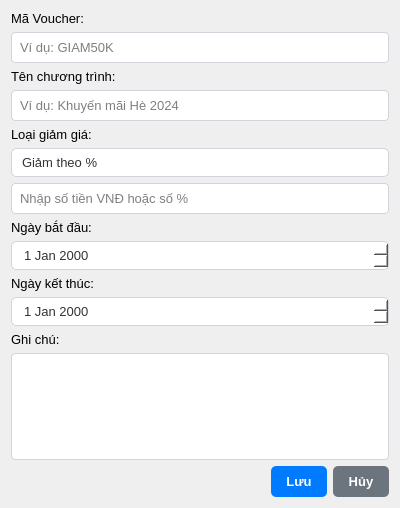
<?xml version="1.0" encoding="UTF-8"?>
<ui version="4.0">
 <class>Form</class>
 <widget class="QWidget" name="Form">
  <property name="geometry">
   <rect>
    <x>0</x>
    <y>0</y>
    <width>400</width>
    <height>508</height>
   </rect>
  </property>
  <property name="font">
   <font>
    <family>Segoe UI</family>
    <pointsize>10</pointsize>
   </font>
  </property>
  <property name="windowTitle">
   <string>Thêm/ Sửa Voucher</string>
  </property>
  <property name="styleSheet">
   <string notr="true"/>
  </property>
  <layout class="QVBoxLayout" name="verticalLayout">
   <item>
    <widget class="QLabel" name="label">
     <property name="font">
      <font>
       <family>Segoe UI</family>
       <pointsize>10</pointsize>
      </font>
     </property>
     <property name="text">
      <string>Mã Voucher:</string>
     </property>
    </widget>
   </item>
   <item>
    <widget class="QLineEdit" name="txt_ma_voucher">
     <property name="font">
      <font>
       <family>Segoe UI</family>
       <pointsize>10</pointsize>
      </font>
     </property>
     <property name="styleSheet">
      <string notr="true">QLineEdit, QTextEdit {
    border: 1px solid #ced4da;
    border-radius: 4px;
    padding: 6px;
    background-color: #ffffff;
    selection-background-color: #007bff;
}
QLineEdit:focus, QTextEdit:focus {
    border: 1px solid #80bdff; /* Đổi viền sang màu xanh khi đang gõ chữ */
}</string>
     </property>
     <property name="placeholderText">
      <string>Ví dụ: GIAM50K</string>
     </property>
    </widget>
   </item>
   <item>
    <widget class="QLabel" name="label_2">
     <property name="font">
      <font>
       <family>Segoe UI</family>
       <pointsize>10</pointsize>
      </font>
     </property>
     <property name="text">
      <string>Tên chương trình:</string>
     </property>
    </widget>
   </item>
   <item>
    <widget class="QLineEdit" name="txt_ten_voucher">
     <property name="font">
      <font>
       <family>Segoe UI</family>
       <pointsize>10</pointsize>
      </font>
     </property>
     <property name="styleSheet">
      <string notr="true">QLineEdit, QTextEdit {
    border: 1px solid #ced4da;
    border-radius: 4px;
    padding: 6px;
    background-color: #ffffff;
    selection-background-color: #007bff;
}
QLineEdit:focus, QTextEdit:focus {
    border: 1px solid #80bdff; /* Đổi viền sang màu xanh khi đang gõ chữ */
}</string>
     </property>
     <property name="text">
      <string/>
     </property>
     <property name="placeholderText">
      <string>Ví dụ: Khuyến mãi Hè 2024</string>
     </property>
    </widget>
   </item>
   <item>
    <widget class="QLabel" name="label_3">
     <property name="font">
      <font>
       <family>Segoe UI</family>
       <pointsize>10</pointsize>
      </font>
     </property>
     <property name="text">
      <string>Loại giảm giá:</string>
     </property>
    </widget>
   </item>
   <item>
    <widget class="QComboBox" name="cmb_loai_khuyenmai">
     <property name="font">
      <font>
       <family>Segoe UI</family>
       <pointsize>10</pointsize>
      </font>
     </property>
     <property name="styleSheet">
      <string notr="true">QComboBox {
    border: 1px solid #ced4da; /* Viền xám nhạt */
    border-radius: 5px;        /* Bo tròn 5px */
    padding: 5px 10px;         /* Khoảng cách chữ bên trong */
    background-color: white;   /* Nền trắng */
    color: #333333;            /* Chữ màu xám đen */
}

/* Tùy chỉnh cái nút mũi tên xổ xuống */
QComboBox::drop-down {
    border: none;
    width: 30px; /* Mở rộng chiều ngang một chút cho dễ bấm */
}

/* Chèn icon mũi tên màu đen */
/* Chèn icon mũi tên màu đen */
QComboBox::down-arrow {
    image: url(&quot;C:/Users/LENOVO/OneDrive/Documents/xaydungphanmemquanlydichvuchamsocxeoto/assets/icons/muiten.png&quot;); 
    width: 12px;  
    height: 12px;
}

/* Hiệu ứng khi mũi tên xổ xuống (tùy chọn) */
QComboBox::down-arrow:on {
    top: 1px; /* Đẩy mũi tên xuống 1px khi click tạo cảm giác chân thực */
}</string>
     </property>
     <item>
      <property name="text">
       <string>Giảm theo %</string>
      </property>
     </item>
     <item>
      <property name="text">
       <string>Giảm theo số tiền (VNĐ)</string>
      </property>
     </item>
    </widget>
   </item>
   <item>
    <widget class="QLineEdit" name="txt_gia_tri">
     <property name="font">
      <font>
       <family>Segoe UI</family>
       <pointsize>10</pointsize>
      </font>
     </property>
     <property name="styleSheet">
      <string notr="true">QLineEdit, QTextEdit {
    border: 1px solid #ced4da;
    border-radius: 4px;
    padding: 6px;
    background-color: #ffffff;
    selection-background-color: #007bff;
}
QLineEdit:focus, QTextEdit:focus {
    border: 1px solid #80bdff; /* Đổi viền sang màu xanh khi đang gõ chữ */
}</string>
     </property>
     <property name="placeholderText">
      <string>Nhập số tiền VNĐ hoặc số %</string>
     </property>
    </widget>
   </item>
   <item>
    <widget class="QLabel" name="label_4">
     <property name="font">
      <font>
       <family>Segoe UI</family>
       <pointsize>10</pointsize>
      </font>
     </property>
     <property name="text">
      <string>Ngày bắt đầu:</string>
     </property>
    </widget>
   </item>
   <item>
    <widget class="QDateEdit" name="dat_ngay_bd">
     <property name="font">
      <font>
       <family>Segoe UI</family>
       <pointsize>10</pointsize>
      </font>
     </property>
     <property name="styleSheet">
      <string notr="true">QDateEdit {
    border: 1px solid #ced4da; /* Viền xám nhạt */
    border-radius: 5px;        /* Bo tròn 5px */
    padding: 5px 10px;         /* Khoảng cách chữ bên trong */
    background-color: white;   /* Nền trắng */
    color: #333333;            /* Chữ màu xám đen */
}
</string>
     </property>
    </widget>
   </item>
   <item>
    <widget class="QLabel" name="label_5">
     <property name="font">
      <font>
       <family>Segoe UI</family>
       <pointsize>10</pointsize>
      </font>
     </property>
     <property name="text">
      <string>Ngày kết thúc:</string>
     </property>
    </widget>
   </item>
   <item>
    <widget class="QDateEdit" name="dat_ngay_kt">
     <property name="font">
      <font>
       <family>Segoe UI</family>
       <pointsize>10</pointsize>
      </font>
     </property>
     <property name="styleSheet">
      <string notr="true">QDateEdit {
    border: 1px solid #ced4da; /* Viền xám nhạt */
    border-radius: 5px;        /* Bo tròn 5px */
    padding: 5px 10px;         /* Khoảng cách chữ bên trong */
    background-color: white;   /* Nền trắng */
    color: #333333;            /* Chữ màu xám đen */
}
</string>
     </property>
    </widget>
   </item>
   <item>
    <widget class="QLabel" name="label_6">
     <property name="font">
      <font>
       <family>Segoe UI</family>
       <pointsize>10</pointsize>
      </font>
     </property>
     <property name="text">
      <string>Ghi chú:</string>
     </property>
    </widget>
   </item>
   <item>
    <widget class="QTextEdit" name="txt_mota_voucher">
     <property name="font">
      <font>
       <family>Segoe UI</family>
       <pointsize>10</pointsize>
      </font>
     </property>
     <property name="styleSheet">
      <string notr="true">QLineEdit, QTextEdit {
    border: 1px solid #ced4da;
    border-radius: 4px;
    padding: 6px;
    background-color: #ffffff;
    selection-background-color: #007bff;
}
QLineEdit:focus, QTextEdit:focus {
    border: 1px solid #80bdff; /* Đổi viền sang màu xanh khi đang gõ chữ */
}</string>
     </property>
    </widget>
   </item>
   <item>
    <layout class="QHBoxLayout" name="horizontalLayout">
     <item>
      <spacer name="horizontalSpacer">
       <property name="orientation">
        <enum>Qt::Horizontal</enum>
       </property>
       <property name="sizeHint" stdset="0">
        <size>
         <width>40</width>
         <height>20</height>
        </size>
       </property>
      </spacer>
     </item>
     <item>
      <widget class="QPushButton" name="btn_luu_voucher">
       <property name="font">
        <font>
         <family>Segoe UI</family>
         <pointsize>10</pointsize>
         <weight>75</weight>
         <bold>true</bold>
        </font>
       </property>
       <property name="styleSheet">
        <string notr="true">QPushButton {
    background-color: #007bff; /* Màu xanh dương hiện đại */
    color: white;
    border-radius: 5px;
    padding: 8px 15px;         /* Cho nút dài ra một chút */
    font-weight: bold;
}
QPushButton:hover {
    background-color: #0056b3; /* Xanh đậm hơn khi lia chuột */
}</string>
       </property>
       <property name="text">
        <string>Lưu</string>
       </property>
       <property name="icon">
        <iconset resource="../../assets/resources.qrc">
         <normaloff>:/icons/icons/luu.png</normaloff>:/icons/icons/luu.png</iconset>
       </property>
      </widget>
     </item>
     <item>
      <widget class="QPushButton" name="btn_huy_bo">
       <property name="font">
        <font>
         <family>Segoe UI</family>
         <pointsize>10</pointsize>
         <weight>75</weight>
         <bold>true</bold>
        </font>
       </property>
       <property name="styleSheet">
        <string notr="true">QPushButton {
    background-color: #6c757d; /* Màu xám trung tính */
    color: white;
    border-radius: 5px;
    padding: 8px 15px;
    font-weight: bold;
}
QPushButton:hover {
    background-color: #5a6268; /* Xám đậm hơn khi lia chuột */
}</string>
       </property>
       <property name="text">
        <string>Hủy</string>
       </property>
       <property name="icon">
        <iconset resource="../../assets/resources.qrc">
         <normaloff>:/icons/icons/huy.png</normaloff>:/icons/icons/huy.png</iconset>
       </property>
      </widget>
     </item>
    </layout>
   </item>
  </layout>
 </widget>
 <resources>
  <include location="../../assets/resources.qrc"/>
 </resources>
 <connections/>
</ui>
